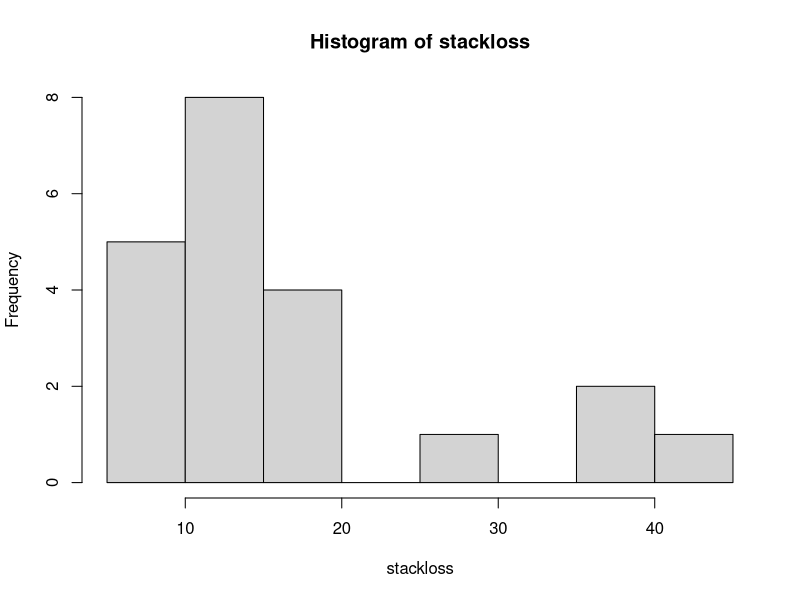
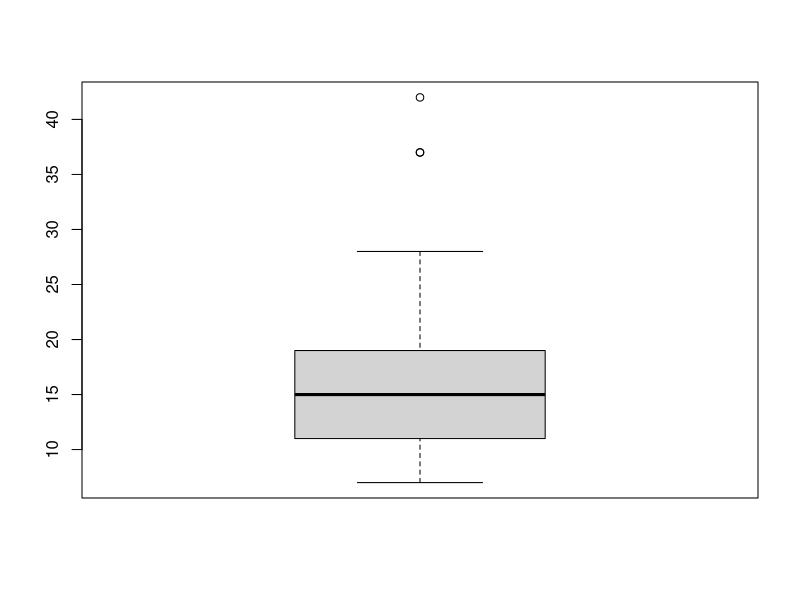
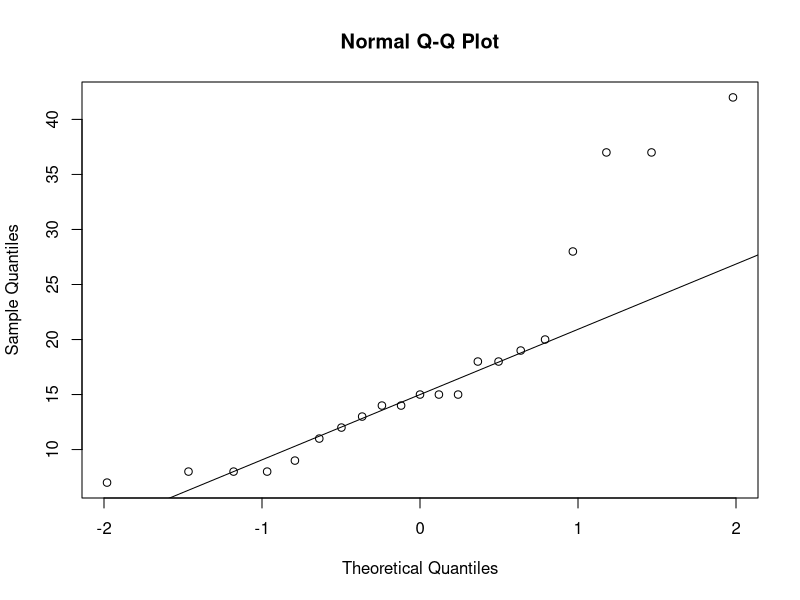

Write R code to recreate these figures, in order. (Note: this script raises an error after producing the figures.)
### Question no.1 ###
#
data("stackloss")

# histogram
hist(stackloss$stack.loss, main="Histogram of stackloss", xlab="stackloss")

# boxplot
boxplot(stackloss$stack.loss)

# normal probability plot
qqnorm(stackloss$stack.loss)
qqline(stackloss$stack.loss)


### Question no. 2 ###
#
install.packages("combinat")
require(combinat)

# 2.a, combination
foo <- combn(15,4)
ncol(foo) #number of combinations

# 2.b, permutation
bar <- permn(10)
length(bar) #number of permutations


### Question no. 3 ###
rep(c(1,2,3,"banana"), times=3)


### cleanup ###
p_unload(all)
